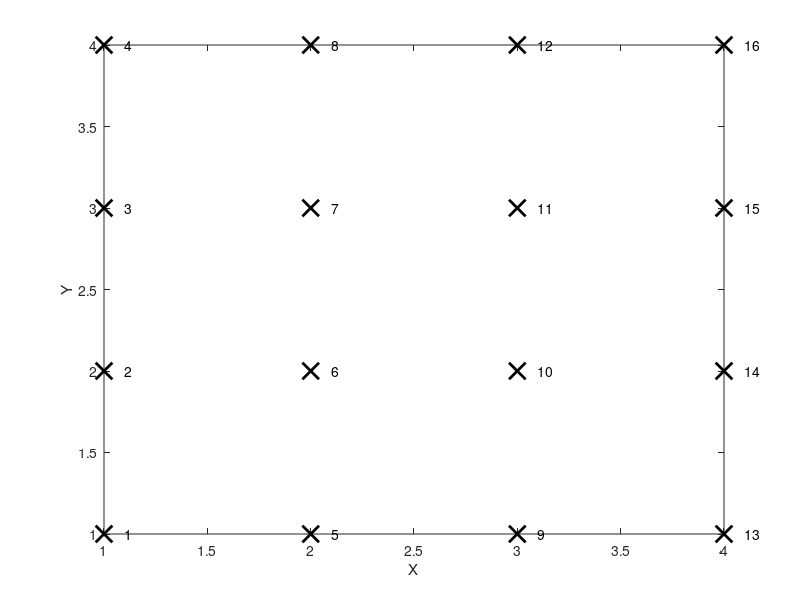

MATLAB code for this plot: (Note: this script raises an error after producing the figure.)
%MATLAB-Homework Nr.3-3
%student name: LI JINGYI  Student Nr: r2295014 
clear all
format compact
format short

n=4;
[X,Y]=meshgrid(1:n);
plot(X,Y,'kx','Markersize',12,'Linewidth',2)
xlabel('X')
ylabel('Y')

for i=1:length(X)
     for j=1:length(Y)
          %j_motified=5/2*[1+(-1)^(i-1)]+(-1)^(i)*j;  Z-Sque
      text(i+0.1,j,num2str(n*(i-1)+j))
     end
 end
hold on
%%%%%%%%%%link_dot%%%%%%%%%%%%%
p_num=(1:n*n)';
index=2;     %start note
link=zeros(1,n*n+1);link(1)=1;

if rem(n,2)==0
    pick=n;
else
    pick=n-2;
end

for i=1:pick       
    if rem(i,2)==1
        for j=2:n
            link(index)=(i-1)*n+j;
            index=index+1;
        end
    else
        for j=n:-1:2
            link(index)=(i-1)*n+j;
            index=index+1;
        end
    end
end

if rem(n,2)==1
    for j=n:-1:2       
        if rem(j,2)==0
             for i=n:-1:n-1
                link(index)=(i-1)*n+j;
                index=index+1;
            end
        else
             for i=n-1:n
                link(index)=(i-1)*n+j;
                index=index+1;
            end
        end
    end
end

for i=n:-1:1         
    link(index)=(i-1)*n+1;
    index=index+1;
end

link_dot(X(link),Y(link));
s_length = calLength(X(link),Y(link))

return

%%%%%%function%%%%%%
function s_length = calLength(x,y)

s_length=0;
    for i=2:length(x)
        s_length=s_length+sqrt((x(i)-x(i-1))^2+(y(i)-y(i-1))^2);
    end

% if mod(n,2) == 0
%    s_length = n*d;
% else
%    s_length = (n-1+sqrt(2))*d;
% end

end

%%%%%%%%%%%%%%%%%%%%%%%
function link_dot(X,Y)
    for i=2:length(X)
        line([X(i-1),X(i)],[Y(i-1),Y(i)],'Color','red','LineStyle','--','LineWidth',2);
    end
end

